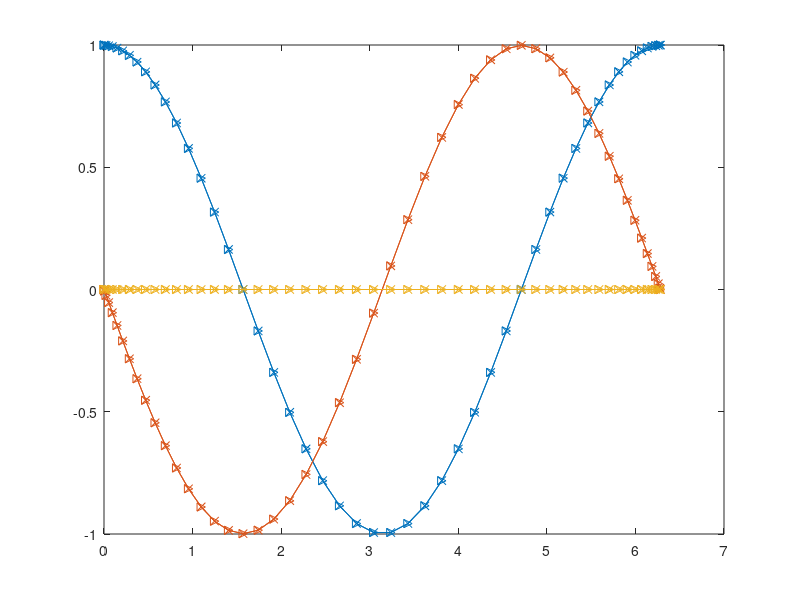

This chart was generated by the following MATLAB code: (Note: this script raises an error after producing the figure.)
clc; close all; clear; mua=[];
%
% cd     '/people/gesla/Documents/git/mtb-work/sn-stab/sn-mod-noack';
%

% Lorenz system
np=52; r=24; nt=15; 

T=2*pi;
t=0:2*pi/(np-1):T; t=t';
X=[cos(t),-sin(t),t*0];

 X1=X;
tch=cos(0:pi/(np*1-1):pi)'; tch1=tch;

%
tch=(tch+1)/2*t(end); X=interp1(t,X,tch); % X=[cos(tch),-sin(tch),tch*0];

y=X; v2=[y;flipud(y(2:end-1,:))]; z=real(fft(v2)./length(v2)); a=z; a(2:end,:)=2*a(2:end,:); %z are cheb coeffs
zcut=z*0; zcut([1:nt,end-nt+2:end],:)=z([1:nt,end-nt+2:end],:); ycut=ifft(zcut).*length(zcut); ycut=ycut(1:end/2+1,:);

% plot(t,X1,'--'); hold on; set(gca,"ColorOrderIndex",1);
plot(tch,y,'->'); hold on; set(gca,"ColorOrderIndex",1);
plot(tch,ycut,'-x'); hold on; set(gca,"ColorOrderIndex",1);
% fprintf("cheb init approx accuracy: %4.2e\n",norm(y-ycut,"fro"));
%
u=[reshape(real(a(1:nt,:).'),[3*nt,1])];
u(nt*3+1)=2*pi/T;
% % plot
% neq=3;
% xch=X*0;
% for i=0:nt-1
%     
%     xch(:,1)=xch(:,1)+u(i*neq+1).*cos(i*acos(tch1));
%     xch(:,2)=xch(:,2)+u(i*neq+2).*cos(i*acos(tch1));
%     xch(:,3)=xch(:,3)+u(i*neq+3).*cos(i*acos(tch1));
% end
% 
% plot(tch,xch,'o-'); hold on; set(gca,"ColorOrderIndex",1); %same as ycut
%%
% u=u*0; u(end-3)=1;
for i=1:1
[g,jac]=calculateRhsAndJac(3,nt,u,r);

fprintf("it: %d \t norm(rhs): %4.2e\n",i,norm(g));

if(norm(g)<1e-12)
    break; 
end
u=u-jac\g;
%     u(4:6)'

end
% pause;

%%
% small stab
j2=((jac(1:end-1,1:end-1)));
ev=eigs(j2,1,0.0465)
save("stabSNLorenz-"+num2str(nt)+".mat","ev","nt");

% save("uSN-lorenz-nt9.mat","u")
%%

close all;
clf;

up=u; ntp=nt;
zp=reshape(up(1:(end-1)/2),[3,ntp])'+1i*reshape(up((end-1)/2+1:(end-1)),[3,ntp])';
xp=ifft([zp;conj(flipud(zp(2:end,:)))])*((length(zp)-1)*2+1);xp=real(xp);
plot3(xp(:,1),xp(:,2),xp(:,3)); grid on; hold on; xpb=xp;
% plot(xp)

%%
close all;
% evsM={}; leg=[];
rank(full(jac(1:end-1,1:end-1)))
j2=(full(jac(1:end-1,1:end-1)));
    B=j2*0; 
for i=[1:nt*3,nt*3+4:nt*3*2]
    B(i,i)=1; 
end
% 
[evc,evs]=eig(j2,B); evs=diag(evs);
% evsM{end+1}=evs; leg=[leg;"nt = "+num2str(nt)];

% om=2*pi/T;
om=u(end);
 plot(real(evs),imag(evs)/om,'+'); grid on; hold on;
 text(real(evs),imag(evs)/om,num2str([1:length(evs)]'));

 b=(abs(evs)<Inf); evs=evs(b);
 [a,b]=sort(abs(imag(evs))); 
 fprintf("Numerical fl mult:\n");
disp(exp(2*pi/om*evs(b(1:3))).');
%%
close all;
clf;

% up=[evc(:,105);0]; ntp=nt; u1=up(1:end-1);
% up=[j2*u2;0]; ntp=nt; 
up=[u3;0]; ntp=nt; 
zp=reshape(up(1:(end-1)/2),[3,ntp])'+1i*reshape(up((end-1)/2+1:(end-1)),[3,ntp])';
xp=ifft([zp;conj(flipud(zp(2:end,:)))])*((length(zp)-1)*2+1);xp=real(xp); xpp=xp;
% xp=xp+xpb;  
% plot3(xp(:,1),xp(:,2),xp(:,3)); grid on; hold on; 

plot(xp)

%% expo counterpart
ll=length(xp); sigma=evs(105)*1;
t=0:T/ll:T-T/ll;
xp=xpp.*(exp(sigma*t)');

z2=fft(xp)./length(xp);
u2=z2(1:nt,:); 
u2=[reshape(real(u2.'),[3*nt,1]);reshape(imag(u2.'),[3*nt,1])]; 
%%
clf; ip=2; 
% plot(u2(ip:3:end)); hold on;
u3=j2*u2; plot(u3(ip:3:end))
